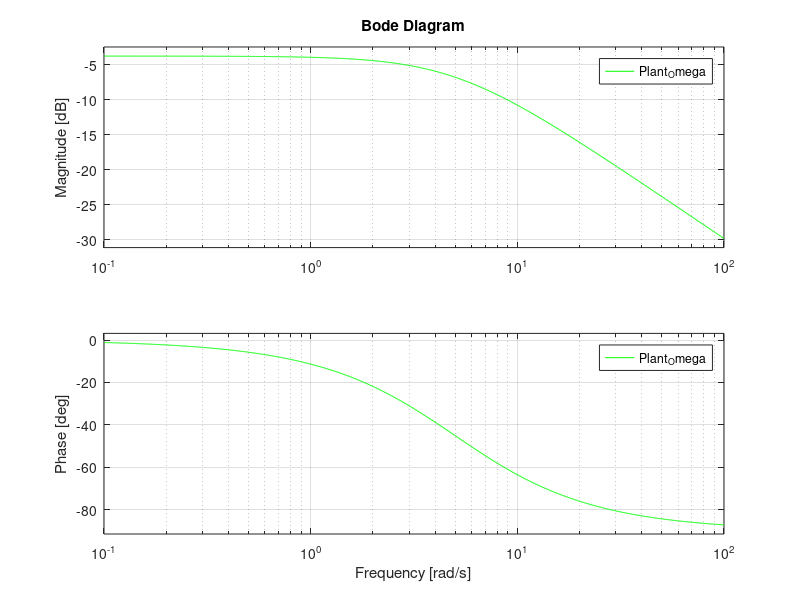

MATLAB code for this plot: (Note: this script raises an error after producing the figure.)
%% Instructions
% In order to run this script, please start with 'andbot1dot2_MIMO_modeling.m'

%% plant_Omega (after friction compensation) + time delay

num_Omega = [0 3.2393];
den_Omega = [1 4.9887];
Plant_Omega = tf(num_Omega,den_Omega);
figure(2);
subplot(2,2,1)
bode(Plant_Omega,'g');grid on;
hold on;

open_loop_Plantdelay_Omega = series(Plant_Omega,time_delay_tf);
%% differential equation (Omega measurement)

Diff_n1_Omega = tf([0 1],[1 0]);
Diff_n2_Omega = tf([0 1],[1,0],'OutputDelay',Tsample);
Diff_Omega = 1/Tsample*parallel(Diff_n1_Omega,-Diff_n2_Omega);

open_loop_PlantDiff_Omega = series(open_loop_Plantdelay_Omega,Diff_Omega);
%subplot(2,2,2);
bode(open_loop_PlantDiff_Omega,'b');grid on;
%set(gcf,'currentaxes',open_loop_PlantDiff_Vel);
hold on;

%% omega controller

% PI controller
Kp_Omega = 4.4157;
Ki_Omega = 5.8287;

iTerm_Umax_Omega = 22;
iTerm_Umin_Omega = -22;
PI_controller_Omega = tf([Kp_Omega Ki_Omega],[1 0]);
% subplot(2,2,3);
% bode(PI_Omega_controller);
% hold on;

%% Plant_Omega + diff_Omega + controller
open_loop_PlantDiff_OmegaController = series(open_loop_PlantDiff_Omega,PI_controller_Omega);
subplot(2,2,3);
bode(open_loop_PlantDiff_OmegaController,'r');%,open_loop_PlantDiff_Omega,'b');
grid on;
%set(gcf,'currentaxes',open_loop_PlantDiff_VelController);
hold on;

allmargin(open_loop_PlantDiff_OmegaController)
mag_atBWFreq_Omega = db(evalfr(open_loop_PlantDiff_OmegaController,1*0.1j) * 2^(-0.5)) % mag at BW freq: DC gain * 0.707
%gain_when_bandwidthFreq = 20*(log((num_Vel(2) * Ki_Vel / den_Vel(2) / (0.1) *2^(-0.5)))) % (unit:dB)
% freqresp(open_loop_PlantDiff_VelController,gain_when)
[mag_Omega,phase_Omega,wout_Omega] = bode(open_loop_PlantDiff_OmegaController);
mag_Omega = 20*log10(mag_Omega); % transmute to dB value
ind_Omega = find(mag_Omega > mag_atBWFreq_Omega - 1 & mag_Omega < mag_atBWFreq_Omega + 1);
bandwidth_Omega = wout_Omega(ind_Omega)

%% Plant_Omega + diff_Omega + controller + FeedForward

num_ff_Omega = [0 4.99887];
den_ff_Omega = [0 3.2393];

%% Bode plotting
num_range_Omega = [2.9231 3.2805 3.5144];
den_range_Omega = [5.0096 4.9856 4.9708];

for i = 1:3
    plant_range_Omega(i) = tf([0 num_range_Omega(i)],[1 den_range_Omega(i)])* time_delay_tf * Diff_Vel * PI_controller_Omega;
    %bode(tf([0 num_range_Omega(i)],[1 den_range_Omega(i)])* time_delay_tf * Diff_Vel * PI_Vel_controller)
    bode(plant_range_Omega(i))
    hold on;
end